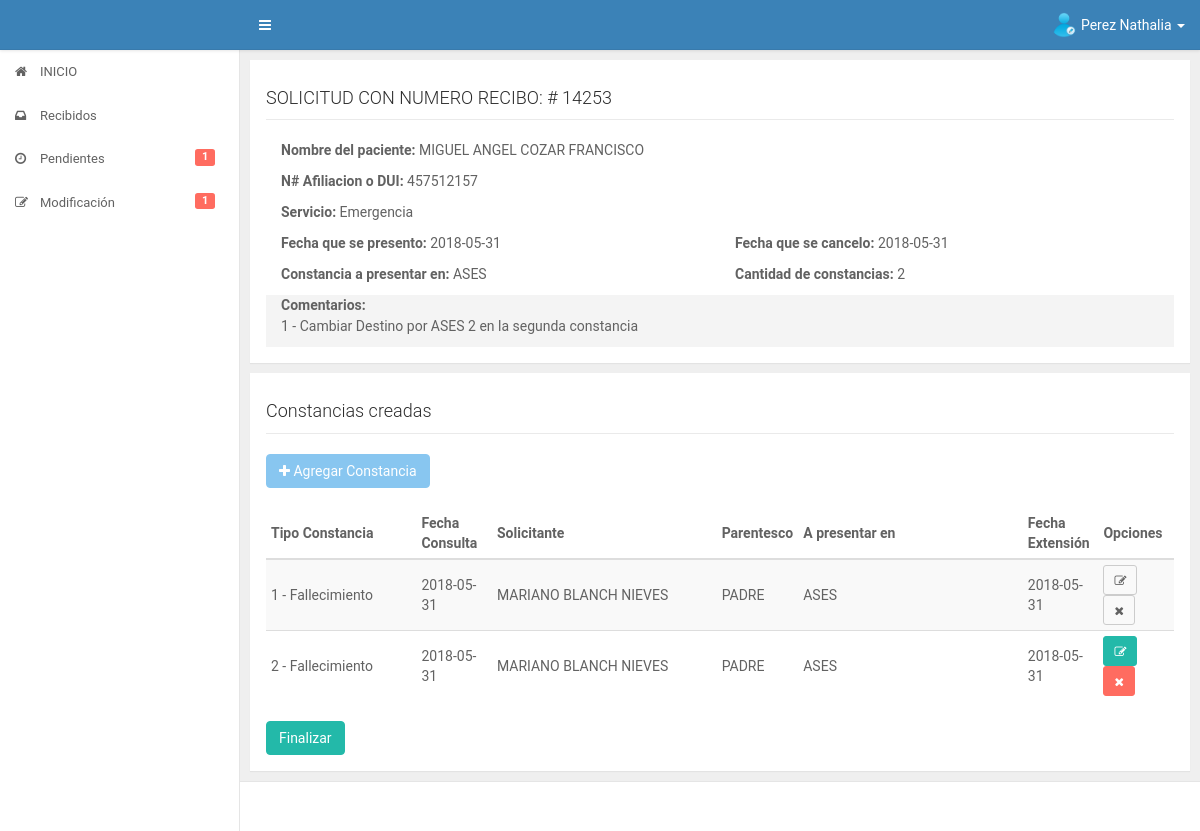
The page /app/trabajador/infosolicitudmod.php?con=19 (signed in) on the database its author committed.
### tables this page shows
CREATE TABLE IF NOT EXISTS `datos_iniciales` (
  `id_datos` int(11) NOT NULL AUTO_INCREMENT,
  `fecha` date DEFAULT NULL,
  `numero_recibo` varchar(50) DEFAULT NULL,
  `afiliacion_dui` varchar(30) DEFAULT NULL,
  `nombre_paciente` varchar(300) DEFAULT NULL,
  `destinos` varchar(2000) DEFAULT NULL,
  `id_servicio` int(11) DEFAULT NULL,
  `cantidad` int(11) DEFAULT NULL,
  `fecha_presentado` date DEFAULT NULL,
  `fecha_cancelado` date DEFAULT NULL,
  `precio` float DEFAULT NULL,
  `id_estado` int(11) DEFAULT NULL,
  `id_trabajador` int(11) DEFAULT NULL,
  `fecha_recibido_revision` date DEFAULT NULL,
  `fecha_autorizacion_direccion` date DEFAULT NULL,
  PRIMARY KEY (`id_datos`),
  KEY `FK_diservicio` (`id_servicio`),
  KEY `FK_diestado` (`id_estado`),
  KEY `FK_datos_iniciales_usuario` (`id_trabajador`),
  CONSTRAINT `FK_datos_iniciales_usuario` FOREIGN KEY (`id_trabajador`) REFERENCES `usuario` (`id_user`),
  CONSTRAINT `FK_diestado` FOREIGN KEY (`id_estado`) REFERENCES `estado` (`id_estado`),
  CONSTRAINT `FK_diservicio` FOREIGN KEY (`id_servicio`) REFERENCES `servicios` (`id_servicio`)
);

CREATE TABLE IF NOT EXISTS `servicios` (
  `id_servicio` int(11) NOT NULL AUTO_INCREMENT,
  `nombre_servicio` varchar(200) DEFAULT NULL,
  PRIMARY KEY (`id_servicio`)
);

CREATE TABLE IF NOT EXISTS `comentarios` (
  `id_comentario` int(11) NOT NULL AUTO_INCREMENT,
  `id_datos` int(11) NOT NULL,
  `comentario` varchar(3000) NOT NULL,
  PRIMARY KEY (`id_comentario`),
  KEY `FK_comentarios_datos_iniciales` (`id_datos`),
  CONSTRAINT `FK_comentarios_datos_iniciales` FOREIGN KEY (`id_datos`) REFERENCES `datos_iniciales` (`id_datos`)
);

CREATE TABLE IF NOT EXISTS `datos_complementarios` (
  `id_datosc` int(11) NOT NULL AUTO_INCREMENT,
  `id_constancia` int(11) DEFAULT NULL,
  `id_datos` int(11) DEFAULT NULL,
  `fecha_consulta` date DEFAULT NULL,
  `id_servicio` int(11) DEFAULT NULL,
  `diagnostico` mediumtext,
  `nombre_solicitante` varchar(300) DEFAULT NULL,
  `parentesco` varchar(100) DEFAULT NULL,
  `destino` varchar(300) DEFAULT NULL,
  `fecha_extension` date DEFAULT NULL,
  `id_medico` int(11) DEFAULT NULL,
  `id_jefe` int(11) DEFAULT NULL,
  `id_jefesocial` int(11) DEFAULT NULL,
  `id_director` int(11) DEFAULT NULL,
  `estado` int(11) DEFAULT '0',
  `fecha_entregada` date DEFAULT NULL,
  PRIMARY KEY (`id_datosc`),
  KEY `FK_dcconstancia` (`id_constancia`),
  KEY `FK_dcdatos` (`id_datos`),
  KEY `Fk_dcservicio` (`id_servicio`),
  KEY `FK_dcmedico` (`id_medico`),
  KEY `FK_dcjefe` (`id_jefe`),
  KEY `FK_dcjefesocial` (`id_jefesocial`),
  KEY `FK_dcdirector` (`id_director`),
  CONSTRAINT `FK_dcconstancia` FOREIGN KEY (`id_constancia`) REFERENCES `constancias` (`id_constancia`),
  CONSTRAINT `FK_dcdatos` FOREIGN KEY (`id_datos`) REFERENCES `datos_iniciales` (`id_datos`),
  CONSTRAINT `FK_dcdirector` FOREIGN KEY (`id_director`) REFERENCES `director` (`id_director`),
  CONSTRAINT `FK_dcjefe` FOREIGN KEY (`id_jefe`) REFERENCES `jefe_servicio` (`id_jefe`),
  CONSTRAINT `FK_dcjefesocial` FOREIGN KEY (`id_jefesocial`) REFERENCES `jefe_trabajo_social` (`id_jefesocial`),
  CONSTRAINT `FK_dcmedico` FOREIGN KEY (`id_medico`) REFERENCES `medico_tratante` (`id_medico`),
  CONSTRAINT `Fk_dcservicio` FOREIGN KEY (`id_servicio`) REFERENCES `servicios` (`id_servicio`)
);

CREATE TABLE IF NOT EXISTS `constancias` (
  `id_constancia` int(11) NOT NULL AUTO_INCREMENT,
  `tipo_constancia` varchar(50) DEFAULT NULL,
  PRIMARY KEY (`id_constancia`)
);

### app/trabajador/infosolicitudmod.php (the view, shortened to what this page needs)
<?php
    include("../core/header.php");
    include("../core/aside.php");
    include("../../config/database.php");
    if(!isset($_GET['con']) || $_GET['con']=='' || $_GET['con']==0)
   	{
?>
	<div id="content" class="ui-content ui-content-aside-overlay">
	    <div class="ui-content-body">
	        <div class="ui-container">
	            <div class="row">
	                <div class="col-md-12 col-lg-12">
	                    <div class="panel">
	                        <div class="panel-body">
	                            <div id="contenido">
	                            	<div class="alert alert-danger">
	                                    <strong>Error!</strong> No se encontro la solicitud.
	                                </div>
	                            </div>
	                        </div>
	                    </div>
	                </div>
	            </div>
	        </div>
	    </div>
	</div>
<?php
   	}
   	else {
   		$contancianum = $_GET['con'];
   		$sqlcomprobar = "SELECT id_datos FROM datos_iniciales WHERE id_datos=? AND id_estado=5 AND id_trabajador=?";
	   		if($stmtcomp = $conn->prepare($sqlcomprobar)){
	   		$stmtcomp->bind_param('ii',$_GET['con'],$_SESSION['id_usuario']);
	   		$stmtcomp->execute();
	   		$stmtcomp->store_result();
	   		$rowscomp = $stmtcomp->num_rows;
   		}
   		if($rowscomp!=1){
   			?>
		<div id="content" class="ui-content ui-content-aside-overlay">
		    <div class="ui-content-body">
		        <div class="ui-container">
		            <div class="row">
		                <div class="col-md-12 col-lg-12">
		                    <div class="panel">
		                        <div class="panel-body">
		                            <div id="contenido">
		                            	<div class="alert alert-danger">
		                                    <strong>Error!</strong> ESTA SOLICITUD YA FUE ACEPTADA POR OTRO TRABAJADOR O NO A SIDO ACEPTADA;
		                                    <p>Para poder ver la informacion de solicitudes, busque en la sección de recibidos o en la sección de pendientes.</p>
		                                    <p>Gracias!.</p>
		                                </div>
		                            </div>
		                        </div>
		                    </div>
		                </div>
		            </div>
		        </div>
		    </div>
		</div>
   	<?php
   		}
	else{
   		$sqlconstancia = "SELECT dai.id_datos,dai.fecha,dai.numero_recibo,dai.afiliacion_dui,dai.nombre_paciente,dai.destinos,dai.cantidad,ser.nombre_servicio,dai.fecha_presentado,dai.fecha_cancelado FROM datos_iniciales dai INNER JOIN servicios ser ON dai.id_servicio=ser.id_servicio WHERE dai.id_datos=?";
   		if($stmtcons = $conn->prepare($sqlconstancia)){
   			$stmtcons -> bind_param('s',$contancianum);
   			$stmtcons -> execute();
   			$stmtcons -> bind_result($id_datos,$fechacreacion,$nrecibo,$afiliacion,$nombrepaciente,$destinos,$cantidad,$servicio,$fechapresento,$fechacancelo);
   		}
   		$sqlcreadas = "SELECT dat.id_datosc,dat.id_constancia,dat.fecha_consulta,dat.nombre_solicitante,dat.parentesco,dat.destino,dat.fecha_extension,con.tipo_constancia,dat.estado FROM datos_complementarios dat INNER JOIN constancias con ON dat.id_constancia=con.id_constancia WHERE dat.id_datos=? ORDER BY dat.id_datosc";
   		if($stmtcre = $conn->prepare($sqlcreadas)){
   			$stmtcre -> bind_param('i',$contancianum);
   			$stmtcre -> execute();
   			$stmtcre -> store_result();
	    	$rowscre = $stmtcre->num_rows;
   			$stmtcre -> bind_result($id_datosc,$id_constancia,$fecha_consulta,$solicitante,$parentesco,$destinoc,$fecha_extension,$tipoconstancia,$estado);
   		}
      $sqlcomentarios = 'SELECT comentario FROM comentarios WHERE id_datos=?';
      if($stmtcomen = $conn->prepare($sqlcomentarios)){
        $stmtcomen -> bind_param('i',$contancianum);
        $stmtcomen -> execute();
        $stmtcomen -> store_result();
        $rowscomen = $stmtcomen->num_rows;
        $stmtcomen -> bind_result($comentarios);
      }
?>
	<div id="content" class="ui-content ui-content-aside-overlay">
	    <div class="ui-content-body">
	        <div class="ui-container">
	            <div class="row">
	                <div class="col-md-12 col-lg-12">
	                    <div class="panel">
	                        <div class="panel-body">
	                            <div id="titulo">
	                            	<h4>SOLICITUD CON NUMERO RECIBO: # <?php echo $nrecibo; ?></h4>
	                            </div>
	                            <div id="contenido">
	                        		<div class="col-md-12">
	                        			<p><strong>Nombre del paciente: </strong><?php echo $nombrepaciente; ?></p>
	                        			<p><strong>N# Afiliacion o DUI: </strong><?php echo $afiliacion; ?></p>
	                        			<p><strong>Servicio: </strong><?php echo $servicio; ?></p>
	                        		</div>
	                        		<div class="col-md-6">
	                        			<p><strong>Fecha que se presento: </strong><?php echo $fechapresento; ?></p>
	                        			<p><strong>Constancia a presentar en: </strong><?php echo $destinos; ?></p>
	                        		</div>
	                        		<div class="col-md-6">
	                        			<p><strong>Fecha que se cancelo: </strong><?php echo $fechacancelo; ?></p>
	                        			<p><strong>Cantidad de constancias: </strong><?php echo $cantidad; ?></p>
	                        		</div>
                              <div class="col-md-12 comentarios">
                                <strong>Comentarios: </strong>
                                <?php
                                  if($rowscomen>0){
                                    $i=1;
                                    while ($stmtcomen->fetch()) { ?>
                                      <p><?php echo $i." - ".$comentarios; ?></p>
                                    <?php $i=$i+1; }
                                  }
                                 ?>
                              </div>
	                            </div>
	                        </div>
	                    </div>
	                    <div class="panel">
	                        <div class="panel-body">
	                            <div id="titulo">
	                            	<h4>Constancias creadas</h4>
	                            </div>
	                            <div id="contenido">
	                            	<?php
                                    if($rowscre>=$cantidad){ ?>
                                     <a class="btn btn-info" href="" disabled><i class="fa fa-plus"></i> Agregar Constancia</a>
                                    <?php }
                                    else{  ?>
                                  <a class="btn btn-info" href="newconstanciamod.php"><i class="fa fa-plus"></i> Agregar Constancia</a>
                                 <?php   }
                                 ?>
	                            	<div id="contenido" class="table-responsive">
			                        	<table class="table table-striped table-condensed" id="mitable">
			                                <thead class="thead-inverse">
			                                    <tr>
			                                        <th class="col-md-2">Tipo Constancia</th>
			                                        <th class="col-md-1">Fecha Consulta</th>
			                                        <th class="col-md-3">Solicitante</th>
			                                        <th class="col-md-1">Parentesco</th>
			                                        <th class="col-md-3">A presentar en</th>
			                                        <th class="col-md-1">Fecha Extensión</th>
			                                        <th class="col-md-1">Opciones</th>
			                                    </tr>
			                                </thead>
			                                <tbody>
			                                <?php
                                            if($rowscre>0){
                                              $cont=1;
                                                while ($stmtcre->fetch()) {
                                                	$id_tipo=0;
                                                	switch ($id_constancia) {
                                                		case '3':
                                                			$sqltipo = "SELECT id_datoscf FROM datos_const_fallecimiento WHERE id_datosc=?";
                                                			if($stmttipo = $conn->prepare($sqltipo)){
                                                				$stmttipo->bind_param('i',$id_datosc);
                                                				$stmttipo->execute();
                                                				$stmttipo->bind_result($id_tipo);
                                                			}
                                                			break;
                                                	}
	                                        ?>
	                                            <tr>
	                                                <td><?php echo $cont." - ".$tipoconstancia; ?></td>
	                                                <td><?php echo $fecha_consulta; ?></td>
	                                                <td><?php echo $solicitante; ?></td>
	                                                <td><?php echo $parentesco; ?></td>
	                                                <td><?php echo $destinoc; ?></td>
	                                                <td><?php echo $fecha_extension; ?></td>
	                                                <td><a <?php if ($estado==0){ ?> href="editsolicitud.php?con=<?php echo $id_datosc; ?>&alt=<?php echo $id_tipo; ?>" class="btn btn-success btn-sm" <?php } else { ?> class='btn btn-default btn-sm' <?php } ?> data-toggle="tooltip" data-placement="left" title="Ver o editar"><i class="fa fa-edit"></i></a> <a href="javascript:;" <?php if($estado==0){ ?> class="btn btn-danger btn-sm eliminar" <?php } else { ?> class="btn btn-default btn-sm" <?php } ?> data-placement="left" data-constancia="<?php echo $id_datosc; ?>" data-tipo="<?php echo $id_constancia; ?>" data-alt="<?php echo $id_tipo; ?>"data-toggle="tooltip" data-placement="left" title="Eliminar"><i class="fa fa-times"></i></a></td>
	                                            </tr>
	                                        <?php
                                                  $cont=$cont+1;
	                                                }
	                                            }
	                                        ?>
			                                </tbody>
			                            </table>
			                        </div>
			                        	<a  href="javascript:;" type="submit" class="btn btn-success" name="finalizar" id="finalizar" data-solicitud="<?php echo $id_datos ?>">Finalizar</a>
	                            </div>
	                        </div>
	                    </div>
	                </div>
	            </div>
	        </div>
	    </div>
	</div>
<?php
	include("../core/footer.php");
	}
   }
?>

### assets/css/main.css (style rules this page uses)
.row { margin-right: -5px; margin-left: -5px; }
.ui-content-body .row > [class^="col-"], .ui-content-body .row > [class*="col-"] { padding-left: 5px; padding-right: 5px; }
.panel { margin-bottom: 10px; -webkit-border-radius: 0; border-radius: 0; }
.panel { position: relative; }
.ui-content { width: 100%; height: 100%; margin-left: 0; -webkit-transition: margin-left .3s; transition: margin-left .3s; }
.ui-content::before, .ui-content::after { display: table; content: " "; }
.ui-content::after { clear: both; }
.ui-content-body { float: left; width: 100%; margin-bottom: 40px; padding: 10px; }
@media (min-width: 768px) { .ui-content { width: auto; margin-left: 240px; -webkit-transition: all .299s; transition: all .299s; } }
@media (min-width: 1200px) { .ui-content.ui-content-aside-overlay .ui-container { margin-right: 0; } }
@media (min-width: 1200px) { .ui-container { margin-right: 0; -webkit-transition: margin-right .3s; transition: margin-right .3s; } }
html, body { width: 100%; height: 100%; }
body { font-size: 14px; color: #626262; background-color: #EFEFEF; -webkit-font-smoothing: antialiased; line-height: 1.5; letter-spacing: 0; overflow-x: hidden; }
h1, h2, h3, h4, h5, h6 { font-weight: 300; line-height: 1.3; color: #2c2c2c; }
h4, .h4 { font-size: 18px; }
a { color: inherit; }
.table thead tr th, .table tbody tr td, .table tbody tr td * { vertical-align: middle; }
.btn { background-color: transparent; color: inherit; }
.btn-info { color: #ffffff; background-color: #4aa9e9; border-color: #4aa9e9; }
.btn-success { color: #ffffff; background-color: #23b9a9; border-color: #23b9a9; }
.btn-danger { color: #ffffff; background-color: #ff6c60; border-color: #ff6c60; }

### assets/css/style.css (style rules this page uses)
body { font-family: 'Roboto', sans-serif; }
#titulo { border-bottom: 1px solid #eaeaea; }
#contenido { margin-top: 20px; }
.comentarios { background: #f4f4f4; }

### rows shown on the page
datos_iniciales: numero_recibo "14253", nombre_paciente "MIGUEL ANGEL COZAR FRANCISCO", afiliacion_dui "457512157", id_servicio.nombre_servicio "Emergencia", fecha_presentado "2018-05-31", destinos "ASES", fecha_cancelado "2018-05-31", cantidad "2"
comentarios: comentario "Cambiar Destino por ASES 2 en la segunda constancia"
datos_complementarios: id_constancia.tipo_constancia "Fallecimiento", fecha_consulta "2018-05-31", nombre_solicitante "MARIANO BLANCH NIEVES", parentesco "PADRE", destino "ASES", fecha_extension "2018-05-31"
datos_complementarios: id_constancia.tipo_constancia "Fallecimiento", fecha_consulta "2018-05-31", nombre_solicitante "MARIANO BLANCH NIEVES", parentesco "PADRE", destino "ASES", fecha_extension "2018-05-31"

### other values the page prints
$_SESSION['nombre'] "Perez Nathalia"
$mispendientes "1"
$mispendientesedi "1"
